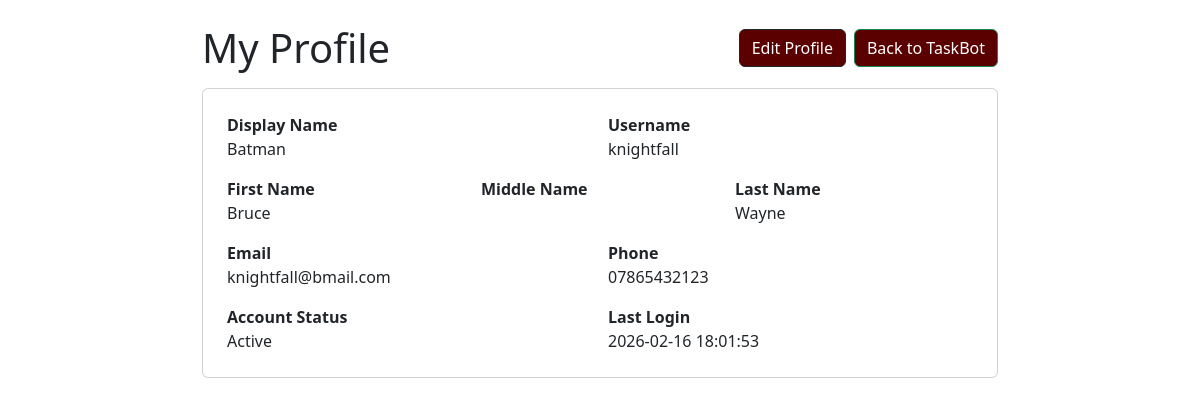
Screenshot of /viewprofile.php (signed in) with the database file from the repository.
### tables this page shows
CREATE TABLE Users ( 

  UserID      INTEGER PRIMARY KEY AUTOINCREMENT, 

  RoleID      INTEGER NOT NULL, 

  DisplayName TEXT NOT NULL, 

  FirstName   TEXT NOT NULL, 

  MiddleName  TEXT DEFAULT ' ', 

  LastName    TEXT NOT NULL, 

  Email       TEXT NOT NULL UNIQUE, 

  Phone       TEXT UNIQUE, 

  IsActive    INTEGER NOT NULL DEFAULT 1, 

  LastLoginAt DATETIME DEFAULT CURRENT_TIMESTAMP, 

  FOREIGN KEY (RoleID) REFERENCES Role(RoleID) 

    ON UPDATE CASCADE 

    ON DELETE CASCADE 

);

### viewprofile.php (the view, shortened to what this page needs)
 <?php
require_once "db.php";
$userId = (int)$_SESSION['userId'];
$stmt = $db->prepare("
  SELECT UserID, DisplayName, FirstName, MiddleName, LastName, Email, Phone, IsActive, LastLoginAt
  FROM Users
  WHERE UserID = :uid
  LIMIT 1
");
$stmt->bindValue(":uid", $userId, SQLITE3_INTEGER);
$res = $stmt->execute();
$user = $res->fetchArray(SQLITE3_ASSOC);
?>
<!doctype html>
<html lang="en">
<head>
  <link rel="stylesheet" href="/TaskBot/style.css">
  <link rel="stylesheet" href="/TaskBot/a11y.css">
  <link href="https://cdn.jsdelivr.net/npm/bootstrap@5.3.0/dist/css/bootstrap.min.css" rel="stylesheet">
</head>
<body class="p-4">
  <div class="container" style="max-width: 820px;">
    <div class="d-flex justify-content-between align-items-center mb-3">
      <h1 class="m-0">My Profile</h1>
      <div class="d-flex gap-2 flex-wrap">
        <a class="btn btn-outline-dark" href="/TaskBot/editprofile.php">Edit Profile</a>
        <a class="btn btn-success" href="/TaskBot/index.php?page=home">Back to TaskBot</a>
      </div>
    </div>
    <div class="card p-4">
      <div class="row g-3">
        <div class="col-md-6">
          <div class="fw-bold">Display Name</div>
          <div><?= htmlspecialchars($user['DisplayName'] ?? '') ?></div>
        </div>
        <div class="col-md-6">
          <div class="fw-bold">Username</div>
          <div><?= htmlspecialchars($_SESSION['username'] ?? '') ?></div>
        </div>
        <div class="col-md-4">
          <div class="fw-bold">First Name</div>
          <div><?= htmlspecialchars($user['FirstName'] ?? '') ?></div>
        </div>
        <div class="col-md-4">
          <div class="fw-bold">Middle Name</div>
        </div>
        <div class="col-md-4">
          <div class="fw-bold">Last Name</div>
          <div><?= htmlspecialchars($user['LastName'] ?? '') ?></div>
        </div>
        <div class="col-md-6">
          <div class="fw-bold">Email</div>
          <div><?= htmlspecialchars($user['Email'] ?? '') ?></div>
        </div>
        <div class="col-md-6">
          <div class="fw-bold">Phone</div>
          <div><?= htmlspecialchars($user['Phone'] ?? '') ?></div>
        </div>
        <div class="col-md-6">
          <div class="fw-bold">Account Status</div>
          <div><?= ((int)($user['IsActive'] ?? 1) === 1) ? "Active" : "Inactive" ?></div>
        </div>
        <div class="col-md-6">
          <div class="fw-bold">Last Login</div>
          <div><?= htmlspecialchars($user['LastLoginAt'] ?? '') ?></div>
        </div>
      </div>
    </div>
  </div>
</body>
</html>

### style.css (style rules this page uses)
body { background-color:#efd553; margin:0; }
.btn { font-size: small; }
.action-btn.danger, .btn { background:rgb(91,0,0) !important; color:white !important; display:inline-block; padding:10px 16px; border:none; border-radius:10px; cursor:pointer; font-weight:600; white-space:nowrap; }

### rows the page displays
users: DisplayName "Batman", FirstName "Bruce", LastName "Wayne", Email "knightfall@bmail.com", Phone "07865432123", LastLoginAt "2026-02-16 18:01:53"

### other values shown
$_SESSION['username'] "knightfall"
